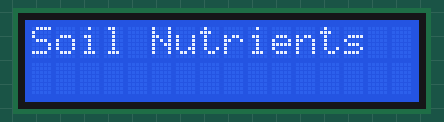
The sketch below on a simulated Arduino Uno, built for the host (arithmetic inside an expression is 32-bit, double 64-bit). Parts: 16×2 character LCD. What the sketch prints to the serial monitor is not drawn.

Above: at 0.1 s.
At 6.8 s:
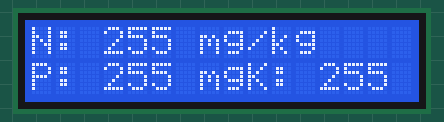

The sketch:

nkp.ino
```cpp
#include <AltSoftSerial.h>
#include <Ethernet.h>
#include <Wire.h>
#include <LiquidCrystal_I2C.h>  // Include the LCD library

// Define LCD address, change it to your specific LCD address
LiquidCrystal_I2C lcd(0x27, 16, 2);

// RS485 connection
#define RE 10
#define DE 10

const byte nitro[] = { 0x01, 0x03, 0x00, 0x1E, 0x00, 0x01, 0xE4, 0x0C };
const byte phos[] = { 0x01, 0x03, 0x00, 0x1F, 0x00, 0x01, 0xB5, 0xCC };
const byte pota[] = { 0x01, 0x03, 0x00, 0x20, 0x00, 0x01, 0x85, 0xC0 };

byte values[11];
AltSoftSerial mod;

byte val5 = 0, val6 = 0, val7 = 0;

void setup() {
  Serial.begin(9600);
  mod.begin(9600);
  pinMode(RE, OUTPUT);
  pinMode(DE, OUTPUT);

  // Initialize LCD
  lcd.begin();
  lcd.backlight();
  lcd.clear();
  lcd.setCursor(0, 0);
  lcd.print("Soil Nutrients");

  // Put RS-485 into receive mode
  digitalWrite(DE, LOW);
  digitalWrite(RE, LOW);

  delay(3000);
}

void loop() {
  val5 = nitrogen();
  delay(1000);
  val6 = phosphorous();
  delay(1000);
  val7 = potassium();
  delay(1000);

  // Serial output
  Serial.print("Nitrogen: "); Serial.print(val5); Serial.println(" mg/kg");
  Serial.print("Phosphorous: "); Serial.print(val6); Serial.println(" mg/kg");
  Serial.print("Potassium: "); Serial.print(val7); Serial.println(" mg/kg");
  Serial.println();

  // LCD display output
  lcd.clear();
  lcd.setCursor(0, 0);
  lcd.print("N: "); lcd.print(val5); lcd.print(" mg/kg");

  lcd.setCursor(0, 1);
  lcd.print("P: "); lcd.print(val6); lcd.print(" mg/kg");

  lcd.setCursor(9, 1);
  lcd.print("K: "); lcd.print(val7); lcd.print(" mg/kg");

  delay(3000);
}

byte nitrogen() {
  return readSensor(nitro);
}

byte phosphorous() {
  return readSensor(phos);
}

byte potassium() {
  return readSensor(pota);
}

byte readSensor(const byte* command) {
  // Clear the receive buffer
  mod.flushInput();

  // Switch RS-485 to transmit mode
  digitalWrite(DE, HIGH);
  digitalWrite(RE, HIGH);
  delay(1);

  // Write out the message
  for (uint8_t i = 0; i < 8; i++) mod.write(command[i]);

  // Wait for the transmission to complete
  mod.flush();

  // Switch RS-485 to receive mode
  digitalWrite(DE, LOW);
  digitalWrite(RE, LOW);

  // Delay to allow response bytes to be received
  delay(200);

  // Read in the received bytes
  for (byte i = 0; i < 7; i++) {
    values[i] = mod.read();
  }
  return values[4];
}
```
